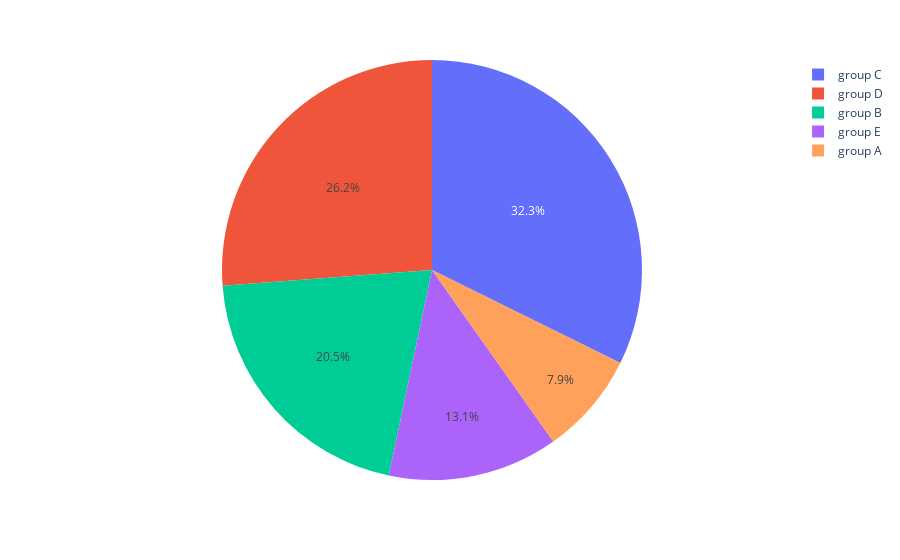

Source (notebook cell):
### Code cell
import plotly.express as px
fig2 = px.pie(data, values = data['ethnicity'].value_counts().values, names = data['ethnicity'].value_counts().index)
fig2.show()

### Figure 1 — Plotly figure (JSON) as saved in the notebook; plotly's stock layout.template omitted (floating-point values rounded to 4 significant figures)
{"data": [{"domain": {"x": [0, 1], "y": [0, 1]}, "hovertemplate": "label=%{label}<br>value=%{value}<extra></extra>", "labels": ["group C", "group D", "group B", "group E", "group A"], "legendgroup": "", "name": "", "showlegend": true, "type": "pie", "values": [323, 262, 205, 131, 79]}], "layout": {"legend": {"tracegroupgap": 0}, "margin": {"t": 60}}}
